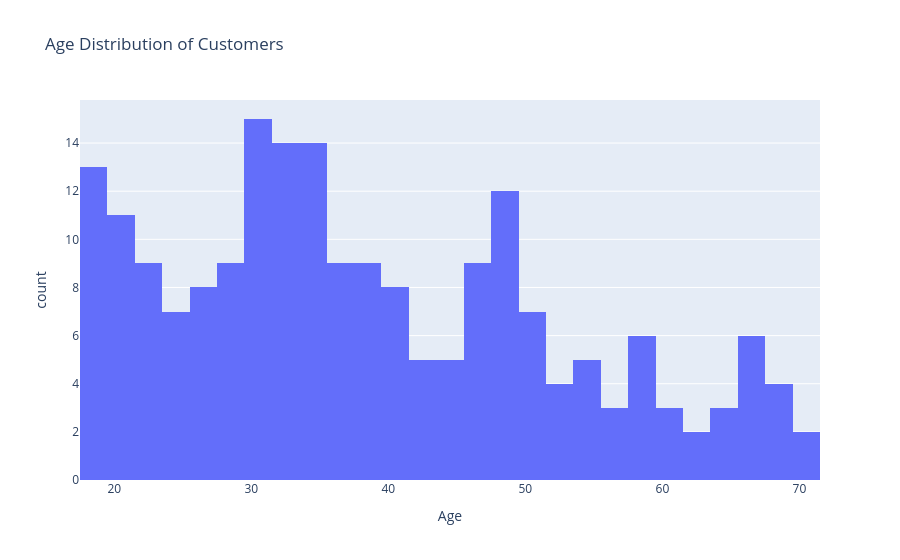

The notebook cell this image was saved under:
### Code cell
# sns.histplot(data, x="Age",bins=50)
px.histogram(data, x="Age", nbins=50, title="Age Distribution of Customers")

### Figure 1 — Plotly figure (JSON) as saved in the notebook; plotly's stock layout.template omitted (floating-point values rounded to 4 significant figures; data arrays with more than 128 entries replaced by an {"elided": "..."} marker saying what was removed)
{"data": [{"bingroup": "x", "hovertemplate": "Age=%{x}<br>count=%{y}<extra></extra>", "legendgroup": "", "marker": {"color": "#636efa", "pattern": {"shape": ""}}, "name": "", "nbinsx": 50, "orientation": "v", "showlegend": false, "type": "histogram", "x": {"elided": "202 int values"}, "xaxis": "x", "yaxis": "y"}], "layout": {"barmode": "relative", "legend": {"tracegroupgap": 0}, "title": {"text": "Age Distribution of Customers"}, "xaxis": {"anchor": "y", "domain": [0, 1], "title": {"text": "Age"}}, "yaxis": {"anchor": "x", "domain": [0, 1], "title": {"text": "count"}}}}
